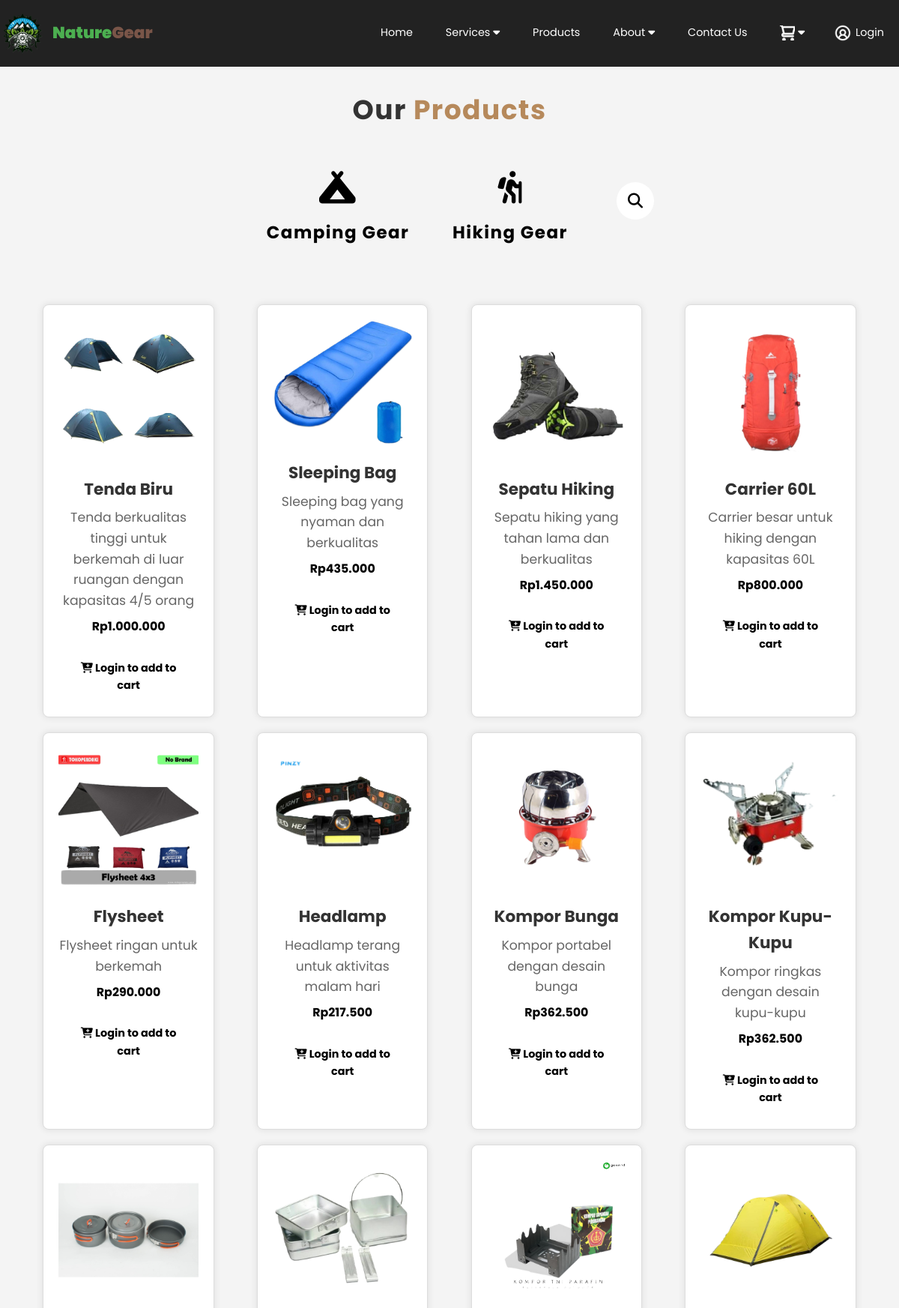
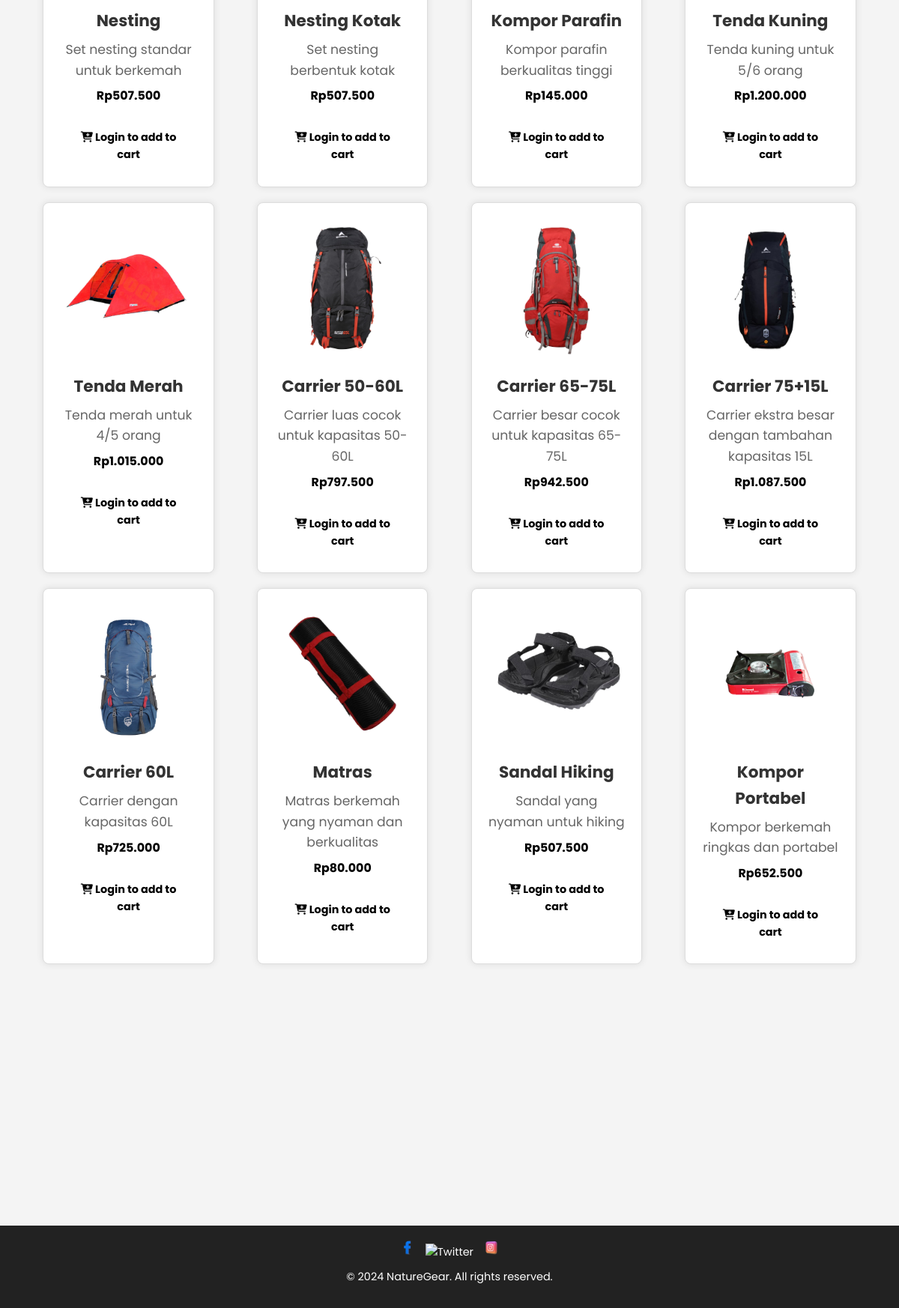
/products.php, run on the app's committed database (2 pictures, top to bottom).
### tables this page shows
CREATE TABLE `products` (
  `id` int(11) NOT NULL,
  `name` varchar(100) NOT NULL,
  `description` text DEFAULT NULL,
  `price` decimal(10,2) NOT NULL,
  `category` varchar(50) NOT NULL,
  `image` varchar(255) DEFAULT NULL,
  `availability` varchar(50) NOT NULL DEFAULT 'Available'
);

### products.php (the view, shortened to what this page needs)
<?php include 'config/database.php';
$sql = "SELECT id, name, description, price, image FROM products";
$result = $conn->query($sql);
$productsToDisplay = [];
if ($result->num_rows > 0) {
    while ($row = $result->fetch_assoc()) {
        $productsToDisplay[] = $row;
    }
}
?>
<!DOCTYPE html>
<html lang="en">
<head>
    <link rel="stylesheet" href="https://cdnjs.cloudflare.com/ajax/libs/font-awesome/6.3.0/css/all.min.css"
>
    <link rel="stylesheet" href="styles/products.css">
</head>
<body>
    <?php include 'assets/navbar.php'; ?>
    <main>
        <h2>Our <span>Products</span></h2>
        <div class="sub-header">
            <div class="jenis" id="camping-gear">
                <i class="fas fa-campground"></i>
                <p>Camping Gear</p>
            </div>
            <div class="jenis" id="hiking-gear">
                <i class="fas fa-hiking"></i>
                <p>Hiking Gear</p>
            </div>
            <div class="search-box">
                <div class="search-btn">
                    <i class="fas fa-search"></i>
                </div>
                <div class="cancel-btn">
                </div>
                <div class="search-data"></div>
            </div>
        </div>
        <section class="products">
            <div class="product-container">
                <?php
                foreach ($productsToDisplay as $product) {
                    echo "<div class='product'>";
                    echo "<img src='" . htmlspecialchars($product["image"]) . "' alt='" . htmlspecialchars($product["name"]) . "'>";
                    echo "<h3>" . htmlspecialchars($product["name"]) . "</h3>";
                    echo "<p>" . htmlspecialchars($product["description"]) . "</p>";
                    echo "<p class='price'>Rp" . number_format($product["price"], 0, ',', '.') . "</p>";
                    if (isset($_SESSION['username'])) {
                        echo "<form action='add-to-shopping-cart.php' method='POST'>";
                        echo "<input type='hidden' name='product_id' value='" . $product["id"] . "'>";
                        echo "<input type='hidden' name='product_name' value='" . $product["name"] . "'>";
                        echo "<input type='hidden' name='product_price' value='" . $product["price"] . "'>";
                        echo "<input type='hidden' name='product_img' value='" . $product["image"] . "'>";
                        echo "<button type='submit' name='add_to_cart' class='add-cart'><i class='fas fa-cart-plus'></i>Add to Cart</button>";
                        echo "</form>";
                    } else {
                        echo "<a href='my-account.php' class='add-cart'><i class='fas fa-cart-plus'></i> Login to add to cart</a>";
                    }
                    echo "</div>";
                }
                ?>
            </div>
        </section>
    </main>
    <?php include 'assets/footer.php'; ?>
</body>
</html>

### styles/products.css (style rules this page uses)
:root { --primary: #b6895b; --bg: #f4f4f4; --shadow: rgba(0, 0, 0, 0.1); --font-heading: black; --kuning: #b6895b; --ijo: #333; }
* { box-sizing: border-box; margin: 0; padding: 0; text-decoration: none; outline: none; border: none; }
body { font-family: "Poppins", sans-serif; margin: 0; padding: 0; background-color: var(--bg); color: #333; line-height: 1.6; }
h2 { font-size: 2.5rem; font-weight: bold; text-align: center; letter-spacing: 0.1rem; margin-top: 2rem; padding-bottom: 1rem; }
.products { padding: 2rem; text-align: center; }
.product-container { display: contents; justify-content: center; gap: 2rem; max-width: 80%; margin: 0 auto; }
.product { background-color: #fff; border: 1px solid var(--shadow); border-radius: 10px; box-shadow: 0 0 10px var(--shadow); padding: 2rem; text-align: center; transition: transform 0.3s, box-shadow 0.3s; }
.product img { position: relative; width: 100%; overflow: hidden; border-radius: 10px; margin-bottom: 1rem; }
.product h3 { font-size: 1.5rem; color: black; margin-bottom: 0.5rem; }
.product p { font-size: 1.2rem; color: #666; margin-bottom: 0.5rem; }
.product p.price { font-size: 1.1rem; font-weight: bold; color: var(--font-heading); }
.product a { display: block; margin-top: 1rem; padding: 10px 20px; color: #fff; background-color: var(--primary); text-decoration: none; border-radius: 5px; font-weight: bold; transition: background-color 0.3s ease; }
.product a.add-cart { display: block; margin-top: 1rem; padding: 10px 20px; color: black; background-color: transparent; text-decoration: none; border-radius: 5px; font-weight: bold; transition: background-color 0.3s ease; }
.sub-header { display: flex; justify-content: center; align-items: center; }
.sub-header .jenis { display: flex; flex-direction: column; justify-content: center; align-items: center; }
.jenis { margin: 0rem 2rem; cursor: pointer; transition: color 0.3s; font-weight: bold; padding: 1.3rem 0; letter-spacing: 0.1rem; }
.jenis i { font-size: 3rem; margin: 1.4rem; color: var(--font-heading); }
.jenis p { font-size: 1.6rem; color: var(--font-heading); }
.search-box::after { content: ""; position: absolute; bottom: -2px; left: 0; width: 0; height: 2px; background-color: var(--font-heading); transition: width 0.3s; }
.search-box { position: relative; width: 6rem; height: 6rem; transition: all 0.5s cubic-bezier(0.68, -0.55, 0.265, 1.55); }
.search-box .search-btn { position: absolute; top: 50%; right: 0; z-index: 1; height: 50px; width: 50px; border-radius: 50px; color: var(--font-heading); background: #fff; font-size: 20px; text-align: center; line-height: 50px; transform: translateY(-50%); cursor: pointer; transition: all 0.5s cubic-bezier(0.68, -0.55, 0.265, 1.55); }
.search-box .cancel-btn { position: absolute; top: 50%; right: 20px; transform: translateY(-50%); color: var(--font-heading); font-size: 25px; cursor: pointer; transition: all 0.5s 0.2s cubic-bezier(0.68, -0.55, 0.265, 1.55); }
.search-box .search-data { text-align: center; padding-top: 7px; color: var(--black); font-size: 1.2rem; word-wrap: break-word; }
@media (max-width: 1200px) { .product { width: 30%; margin: 1rem; } }
@media (max-width: 1200px) { .product img { max-height: 200px; } }

### styles/navbar.css (style rules this page uses)
:root { --primary: #b6895b; --bg: #f4f4f4; }
* { box-sizing: border-box; margin: 0; padding: 0; text-decoration: none; outline: none; border: none; }
body { font-family: "Poppins", sans-serif; margin: 0; padding: 0; background-color: #f4f4f4; color: #333; line-height: 1.6; }

### styles/footer.css (style rules this page uses)
html, body { height: 100%; margin: 0; padding: 0; }

### data on the page
products: image (picture), name "Tenda Biru", description "Tenda berkualitas tinggi untuk berkemah di luar ruangan dengan kapasitas 4/5 orang", price "1.000.000"
products: image (picture), name "Sleeping Bag", description "Sleeping bag yang nyaman dan berkualitas", price "435.000"
products: image (picture), name "Sepatu Hiking", description "Sepatu hiking yang tahan lama dan berkualitas", price "1.450.000"
products: image (picture), name "Carrier 60L", description "Carrier besar untuk hiking dengan kapasitas 60L", price "800.000"
products: image (picture), name "Flysheet", description "Flysheet ringan untuk berkemah", price "290.000"
products: image (picture), name "Headlamp", description "Headlamp terang untuk aktivitas malam hari", price "217.500"
products: image (picture), name "Kompor Bunga", description "Kompor portabel dengan desain bunga", price "362.500"
products: image (picture), name "Kompor Kupu-Kupu", description "Kompor ringkas dengan desain kupu-kupu", price "362.500"
products: image (picture), name "Nesting", description "Set nesting standar untuk berkemah", price "507.500"
products: image (picture), name "Nesting Kotak", description "Set nesting berbentuk kotak", price "507.500"
products: image (picture), name "Kompor Parafin", description "Kompor parafin berkualitas tinggi", price "145.000"
products: image (picture), name "Tenda Kuning", description "Tenda kuning untuk 5/6 orang", price "1.200.000"
products: image (picture), name "Tenda Merah", description "Tenda merah untuk 4/5 orang", price "1.015.000"
products: image (picture), name "Carrier 50-60L", description "Carrier luas cocok untuk kapasitas 50-60L", price "797.500"
products: image (picture), name "Carrier 65-75L", description "Carrier besar cocok untuk kapasitas 65-75L", price "942.500"
products: image (picture), name "Carrier 75+15L", description "Carrier ekstra besar dengan tambahan kapasitas 15L", price "1.087.500"
products: image (picture), name "Carrier 60L", description "Carrier dengan kapasitas 60L", price "725.000"
products: image (picture), name "Matras", description "Matras berkemah yang nyaman dan berkualitas", price "80.000"
products: image (picture), name "Sandal Hiking", description "Sandal yang nyaman untuk hiking", price "507.500"
products: image (picture), name "Kompor Portabel", description "Kompor berkemah ringkas dan portabel", price "652.500"
